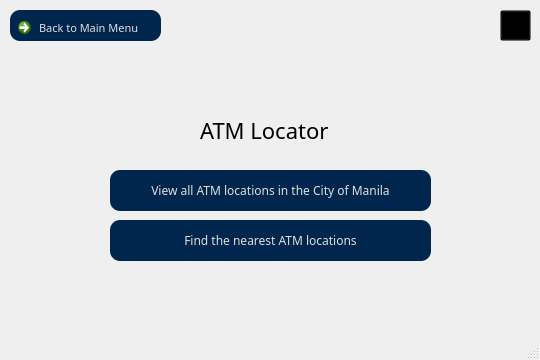
<?xml version="1.0" encoding="UTF-8"?>
<ui version="4.0">
 <class>MainWindow</class>
 <widget class="QMainWindow" name="MainWindow">
  <property name="enabled">
   <bool>true</bool>
  </property>
  <property name="geometry">
   <rect>
    <x>0</x>
    <y>0</y>
    <width>540</width>
    <height>360</height>
   </rect>
  </property>
  <property name="minimumSize">
   <size>
    <width>540</width>
    <height>360</height>
   </size>
  </property>
  <property name="maximumSize">
   <size>
    <width>540</width>
    <height>360</height>
   </size>
  </property>
  <property name="font">
   <font>
    <family>Akrobat</family>
   </font>
  </property>
  <property name="mouseTracking">
   <bool>true</bool>
  </property>
  <property name="windowTitle">
   <string>ATM Locator</string>
  </property>
  <property name="styleSheet">
   <string notr="true">*{
font-family: Akrobat;
}
QMainWindow{
border-image:url(:/images/BG.jpg)
}
QLabel{
font-family: Akrobat;
font-size: 22px;
}
QToolButton{
background: transparent
}
QToolButton:hover{
background: #E0ECF8;
border-radius: 7px;
}
QPushButton{
color:#dfdfdf;
background:#00264d;
border-radius: 10px;
}
QLineEdit{
border-radius:10px;
background: #dfdfdf;
font-size:15px;
}
QLineEdit:hover{
border-radius:10px;
background: #ffffff;
}
Qlabel{
color:#dfdfdf;
background:transparent;
}</string>
  </property>
  <widget class="QWidget" name="centralwidget">
   <widget class="QToolButton" name="toolButton">
    <property name="geometry">
     <rect>
      <x>500</x>
      <y>10</y>
      <width>31</width>
      <height>31</height>
     </rect>
    </property>
    <property name="text">
     <string>...</string>
    </property>
    <property name="icon">
     <iconset resource="res.qrc">
      <normaloff>:/images/icons8-close-window-96.png</normaloff>:/images/icons8-close-window-96.png</iconset>
    </property>
    <property name="iconSize">
     <size>
      <width>50</width>
      <height>50</height>
     </size>
    </property>
   </widget>
   <widget class="QLabel" name="label">
    <property name="geometry">
     <rect>
      <x>200</x>
      <y>110</y>
      <width>161</width>
      <height>41</height>
     </rect>
    </property>
    <property name="mouseTracking">
     <bool>true</bool>
    </property>
    <property name="styleSheet">
     <string notr="true">font: 25 18pt &quot;Calibri Light&quot;;</string>
    </property>
    <property name="text">
     <string>ATM Locator</string>
    </property>
   </widget>
   <widget class="QPushButton" name="pushButton">
    <property name="geometry">
     <rect>
      <x>110</x>
      <y>170</y>
      <width>321</width>
      <height>41</height>
     </rect>
    </property>
    <property name="mouseTracking">
     <bool>true</bool>
    </property>
    <property name="styleSheet">
     <string notr="true">font: 25 10pt &quot;Calibri Light&quot;;</string>
    </property>
    <property name="text">
     <string>View all ATM locations in the City of Manila</string>
    </property>
   </widget>
   <widget class="QPushButton" name="pushButton_2">
    <property name="geometry">
     <rect>
      <x>110</x>
      <y>220</y>
      <width>321</width>
      <height>41</height>
     </rect>
    </property>
    <property name="mouseTracking">
     <bool>true</bool>
    </property>
    <property name="styleSheet">
     <string notr="true">font: 25 10pt &quot;Calibri Light&quot;;</string>
    </property>
    <property name="text">
     <string>Find the nearest ATM locations</string>
    </property>
   </widget>
   <widget class="QCommandLinkButton" name="commandLinkButton">
    <property name="geometry">
     <rect>
      <x>10</x>
      <y>10</y>
      <width>151</width>
      <height>31</height>
     </rect>
    </property>
    <property name="font">
     <font>
      <family>Calibri Light</family>
      <pointsize>8</pointsize>
      <weight>3</weight>
      <italic>false</italic>
      <bold>false</bold>
     </font>
    </property>
    <property name="styleSheet">
     <string notr="true">font: 25 8pt &quot;Calibri Light&quot;;</string>
    </property>
    <property name="text">
     <string>Back to Main Menu</string>
    </property>
   </widget>
   <widget class="QLabel" name="label_2">
    <property name="geometry">
     <rect>
      <x>140</x>
      <y>0</y>
      <width>281</width>
      <height>171</height>
     </rect>
    </property>
    <property name="text">
     <string/>
    </property>
    <property name="pixmap">
     <pixmap resource="res.qrc">:/images/Logo.png</pixmap>
    </property>
    <property name="scaledContents">
     <bool>true</bool>
    </property>
   </widget>
  </widget>
  <widget class="QStatusBar" name="statusbar"/>
 </widget>
 <resources>
  <include location="res.qrc"/>
  <include location="res.qrc"/>
 </resources>
 <connections>
  <connection>
   <sender>toolButton</sender>
   <signal>clicked()</signal>
   <receiver>MainWindow</receiver>
   <slot>close()</slot>
   <hints>
    <hint type="sourcelabel">
     <x>521</x>
     <y>29</y>
    </hint>
    <hint type="destinationlabel">
     <x>473</x>
     <y>21</y>
    </hint>
   </hints>
  </connection>
 </connections>
</ui>
